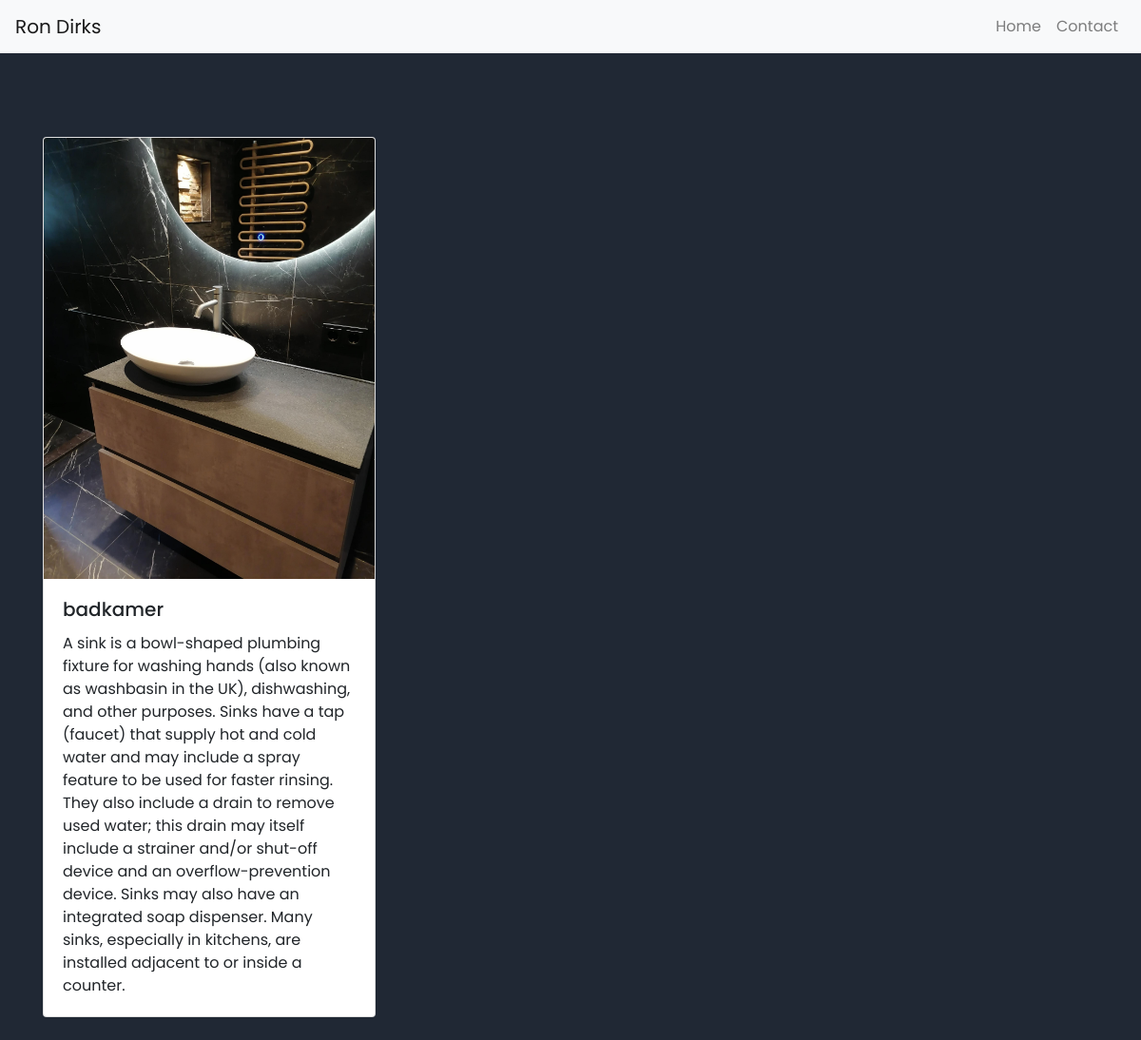
Page /fotogalerij/ on the earlier database version.
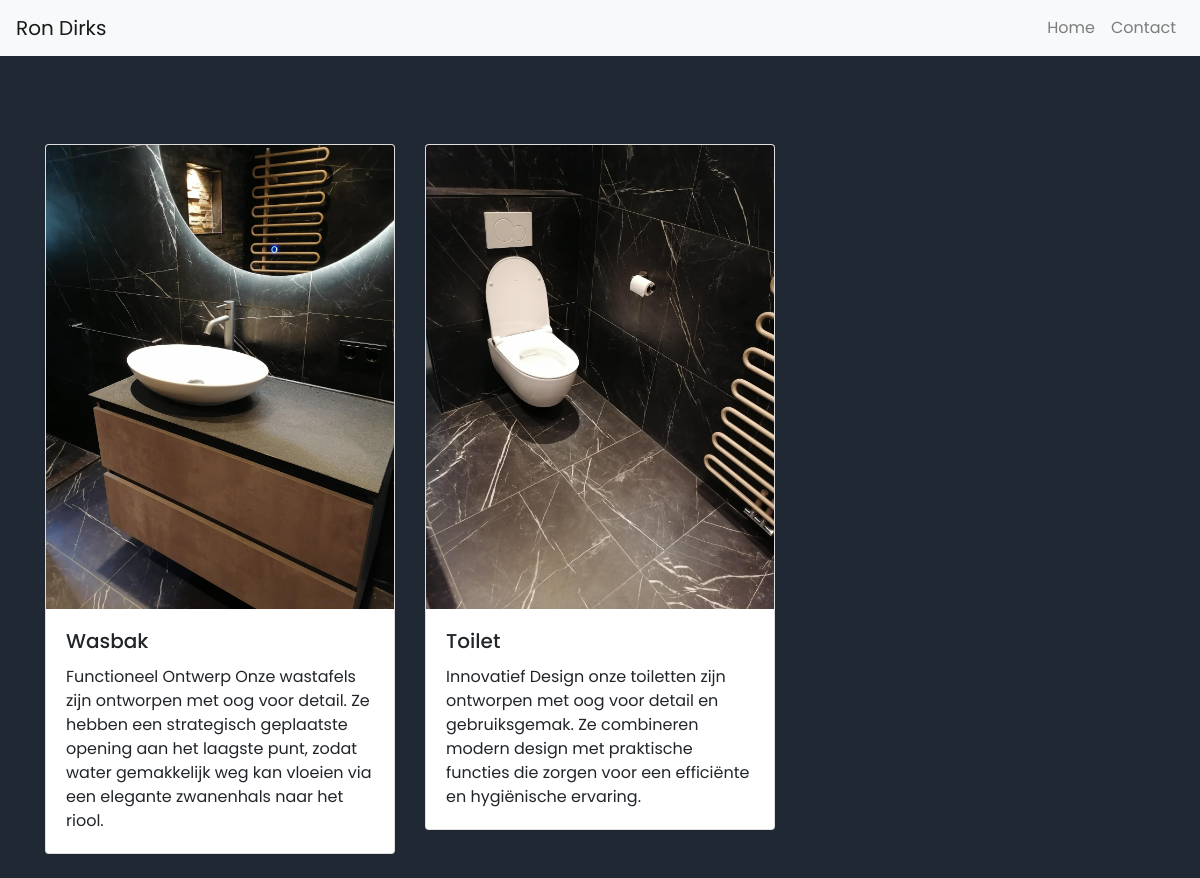
Same page on the later database version.
### Fotogalerij/models.py (models this page shows, shortened)
class MyModel(models.Model):
    title = models.CharField(max_length=100)
    description = models.TextField()
    image = models.ImageField(upload_to='images/')

### Fotogalerij/views.py (the view)
# urls.py: path('', fotogalerij, name='fotogalerij'),
def fotogalerij(request):
    mymodels = MyModel.objects.all()
    return render(request, 'fotogalerij_base.html', {'mymodels': mymodels})

### Fotogalerij/templates/fotogalerij_base.html (shortened to what this page needs)
<!DOCTYPE html>
<html lang="en" dir="ltr">
<head>
    {% load static %}
    <link rel="stylesheet" href="{% static 'cs/fotogalerij_style.css' %}">
    <link rel="stylesheet" href="https://cdnjs.cloudflare.com/ajax/libs/font-awesome/5.15.4/css/all.min.css">
    <link href="https://maxcdn.bootstrapcdn.com/bootstrap/4.5.2/css/bootstrap.min.css" rel="stylesheet">
</head>
<body>
<header class="sticky-top">
  <nav class="navbar navbar-expand-lg navbar-light bg-light">
      <a class="navbar-brand" href="#">Ron Dirks</a>
      <div class="collapse navbar-collapse" id="navbarNav">
          <ul class="navbar-nav ml-auto">
              <li class="nav-item">
                  <a class="nav-link" href="{% url 'base_view' %}"> Home</a>
              </li>
              <li class="nav-item">
                  <a class="nav-link" href="{% url 'contact' %}"> Contact</a>
              </li>
          </ul>
      </div>
  </nav>
</header>
<div class="container mt-5">
    <div class="row">
        {% for mymodel in mymodels %}
            <div class="col-md-4 mb-4">
                <div class="card">
                    {% if mymodel.image %}
                        <img src="{{ mymodel.image.url }}" class="card-img-top" alt="{{ mymodel.title }}">
                    {% else %}
                        <img src="https://via.placeholder.com/150" class="card-img-top" alt="No image available">
                    {% endif %}
                    <div class="card-body">
                        <h5 class="card-title">{{ mymodel.title }}</h5>
                        <p class="card-text">{{ mymodel.description }}</p>
                    </div>
                </div>
            </div>
        {% endfor %}
    </div>
</div>
</body>
</html>

### staticfiles/cs/fotogalerij_style.css (style rules this page uses)
:root { --white-color: #fff; --dark-color: #222; --body-bg-color: #fff; --section-bg-color: #202834; --navigation-item-hover-color: #3b5378; --text-shadow: 0 5px 25px rgba(0, 0, 0, 0.1); --box-shadow: 0 5px 25px rgb(0 0 0 / 20%); --scroll-bar-color: #fff; --scroll-thumb-color: #282f4e; --scroll-thumb-hover-color: #454f6b; }
* { margin: 0; padding: 0; box-sizing: border-box; font-family: 'Poppins', sans-serif; }
body { background: var(--body-bg-color); }
header { z-index: 999; position: fixed; width: 100%; height: calc(5rem + 1rem); top: 0; left: 0; display: flex; justify-content: center; transition: 0.5s ease; transition-property: height, background; }
* { margin: 0; padding: 0; box-sizing: border-box; font-family: "Poppins", sans-serif; }
html { scroll-behavior: smooth; }
body { background: #111222; }
.container { position: relative; display: flex; justify-content: center; align-items: center; flex-direction: column; }

### Fotogalerij/templates/fotogalerij_base.html (style rules this page uses)
body { background-color: #202834; }

Differences in the rows shown:
removed MyModel: image (picture), title "badkamer", description "A sink is a bowl-shaped plumbing fixture for washing hands (also known as washbasin in the UK), dishwashing, and other purposes. Sinks have a tap (faucet) that supply hot and cold water and may include a spray feature to be used for faster rinsing. They also include a drain to remove used water; this drain may itself include a strainer and/or shut-off device and an overflow-prevention device. Sinks may also have an integrated soap dispenser. Many sinks, especially in kitchens, are installed adjacent to or inside a counter."
added MyModel: image (picture), title "Wasbak", description "Functioneel Ontwerp Onze wastafels zijn ontworpen met oog voor detail. Ze hebben een strategisch geplaatste opening aan het laagste punt, zodat water gemakkelijk weg kan vloeien via een elegante zwanenhals naar het riool."
added MyModel: image (picture), title "Toilet", description "Innovatief Design onze toiletten zijn ontworpen met oog voor detail en gebruiksgemak. Ze combineren modern design met praktische functies die zorgen voor een efficiënte en hygiënische ervaring."
